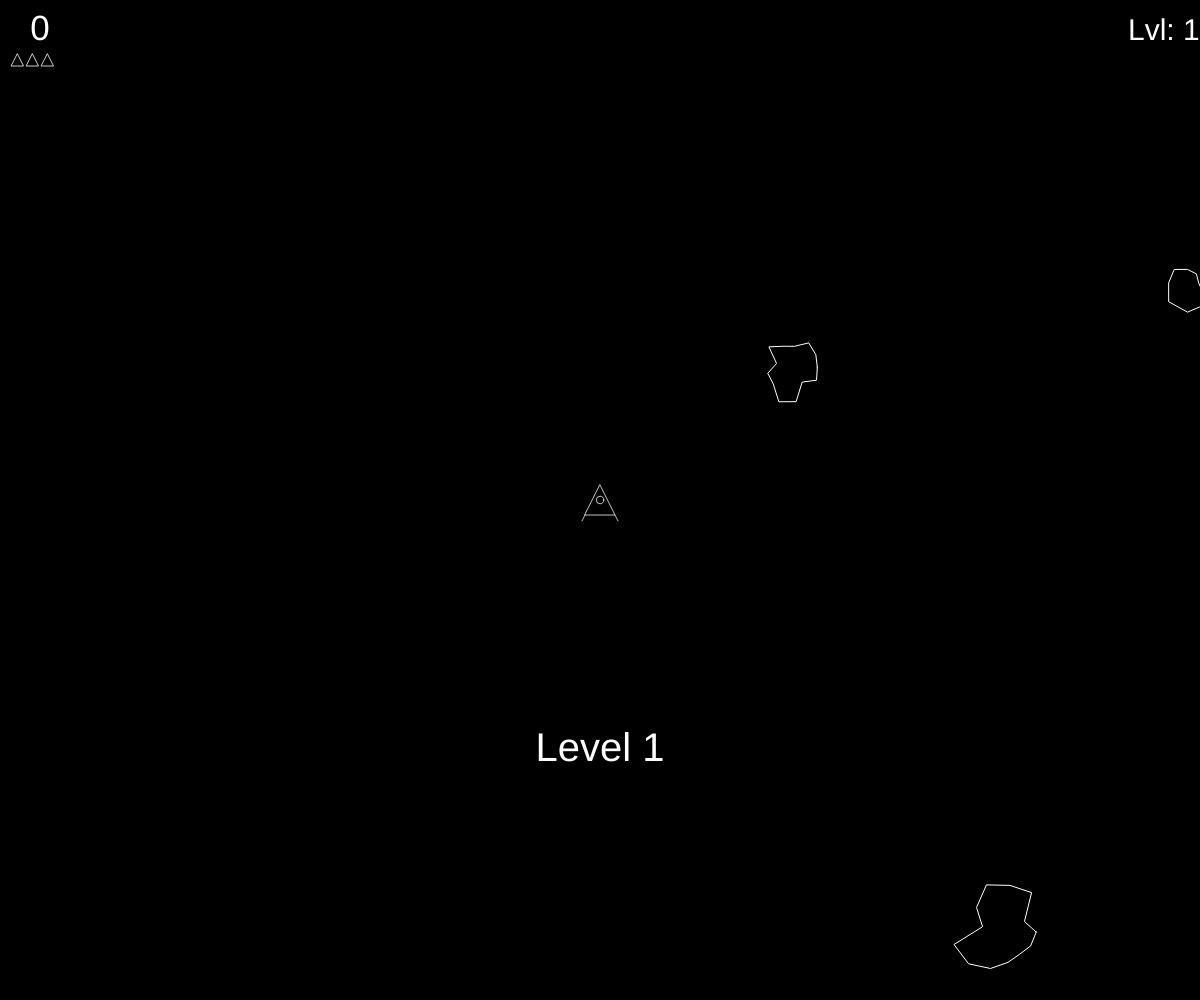
Frame 1 (no input)
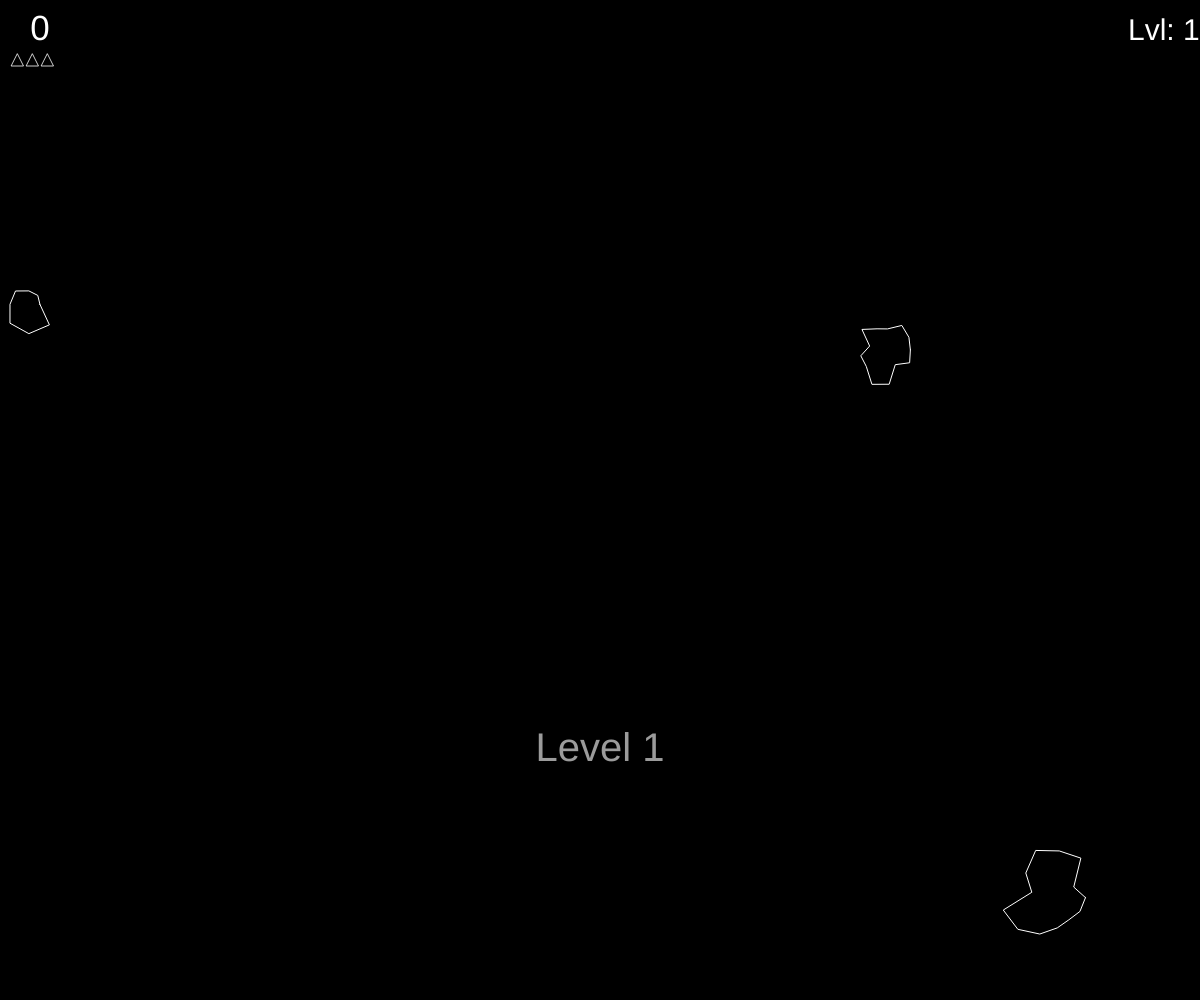
Frame 60 (no input)
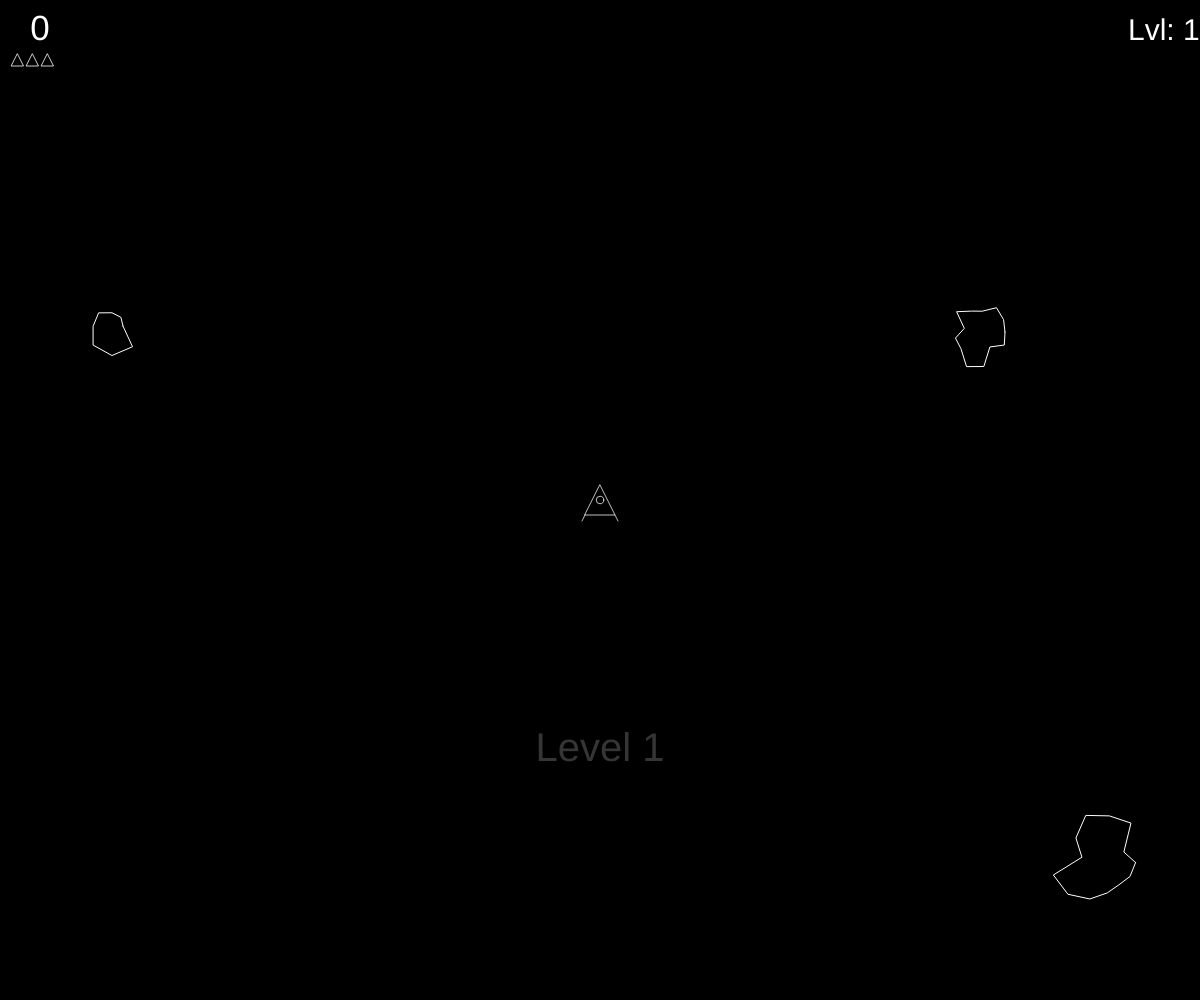
Frame 120 (the mouse pressed at the canvas centre since frame 60)

The p5.js sketch that drew these frames (run headless with seeded random() and noise() and a simulated clock; from frame 60 on, the mouse is pressed at the canvas centre):

// p5.js sketch
// ── sketch.js
var lasers = [];
var score = 0;
var CollidingPairs = [];
var SelectedBall = null;
isMouseLeft = false;
isMouseRight = false;
var offset;
var startTime, endTime;
var maxDiff = 0;
var timeDiff;
var level = 0;
var rightArrPressed = false;
var leftArrPressed = false;
// var shooting = false;
var GameIsOver = false;

const MAX_LIVES = 3;
MAX_HEALTH = 50
SHOW_BOUNDING = false; //show or hide collision bounding
const FPS = 60;
const SHOW_CENTER_CIRCLE = true;
SHOW_CURSOR = SHOW_BOUNDING;
CRITICAL_SPEED = 1;
var SHIP_INVISIBLE_TIME = 3; //time of invisibility in seconds
const SHIP_EXPLODE_TIME = 1; //1
const SHIP_BLINK_TIME = 0.2;
ASTEROIDS_NUM = 3;
// shootTime = 0;
const SHOOT_DELAY = 0.2; //0.2
const EXPLOSION_RADIUS = 3;
const TEXT_FADE_TIME = 2.5;
const TEXT_SIZE = 40;
const WAIT_FOR_ACTION_TIME = 3; 7
const UFO_SHOOT_DELAY = 0.5;

var levels, lives, asteroids, ship, ufo, Text, textAlpha;
asteroids = [];



function setup() {
  createCanvas(windowWidth, windowHeight);
  //set up the game parameters
  // ship = new Ship();
  // asteroids.push(ship);
  
  // ufo = new UFO(createVector(100, 100), 20, p5.Vector.random2D(), createVector(0, 0));
  // asteroids.push(ufo);
  // console.log(ufo);
  
  newGame();

  
  
  
  
  pixelDensity(1);
  frameRate(FPS);
  if(SHOW_CURSOR) {

  } else {
      noCursor();
  }
}

console.log(asteroids);

function draw() {
  startTime = performance.now();
  background(0);


  for (var i = lasers.length - 1; i >= 0; i--) {
    lasers[i].render();
    lasers[i].update();
    if (lasers[i].offscreen()){
      lasers.splice(i, 1);
    } else {
      for (var j = asteroids.length - 1; j >= 0; j--) {
        if(lasers[i].hits(asteroids[j])){
          if(asteroids[j].type == "Asteroid"){
            if(asteroids[j].r > 10){ 
            var newAsteroids = asteroids[j].breakup();
            asteroids = asteroids.concat(newAsteroids);
          }else{
            //increase the score
            score++;
          }
          asteroids.splice(j, 1);
          lasers.splice(i, 1);
          score++;
          } else if(asteroids[j].type == "UFO" && lasers[i].source != "fromUFO") {
            asteroids[j].health -= 10;
            if(asteroids[j].health <= 0) {
              asteroids.splice(j, 1);
            }
            lasers.splice(i, 1);
          } else if(asteroids[j].type == "Ship" && lasers[i].source != "fromShip") {
            if(!ship.invisible) {
              ship.health -= 35;
            }
            lasers.splice(i, 1);
          }
          
          break;
        }
      
      }
    }
  }

  for(var i = 0; i < asteroids.length; i++) {
    asteroids[i].render();
    asteroids[i].update();
    asteroids[i].edges();
    if(asteroids[i].type == "Ship") {
      asteroids[i].turn();
    } else if(asteroids[i].type == "UFO") {
      asteroids[i].navigate();
    }
  }
  // ufo.render();

  for (var i = 0; i < asteroids.length; i++) {
    if(asteroids[i] != ship){
      if (DoCirclesOverlap(ship.pos.x, ship.pos.y, ship.r + 1, asteroids[i].pos.x, asteroids[i].pos.y, asteroids[i].r)){
        if(ship.vel.copy().sub(asteroids[i].vel).mag() >= CRITICAL_SPEED && !ship.invisible){
          ship.health -= (ship.vel.copy().sub(asteroids[i].vel).mag() - CRITICAL_SPEED) * 5;
        }
      console.log("Ooops!")
      }
    }
  }
  if(ship.health <= 0){
    // ship.explode();
    // if(ship.timeToRevive <= 0){
    //   ship.resetShip();
    //   lives--;
    // console.log(asteroids);
    // console.log("NEW SHIP");
    // }
    
    ship.explode();
    console.log(asteroids);
    
    console.log(ship.timeToRevive);
    
    // asteroids.push(ship);
  }else {
    // ship.isDismiss = true;
    // ship.isExploding = true;
  }
     //Старое столкновение
  // for (var i = 0; i < asteroids.length; i++) {
  //   for( var j = 0; j < asteroids.length; j++){
  //     if(asteroids[i].hits(asteroids[j])){
  //       if(i != j){
  //         // rand = random();
  //         // if(rand <0.25){
  //           asteroids[i].vel = p5.Vector.random2D();
  //           let v = asteroids[i].vel.copy();
  //           asteroids[j].vel = v.mult(-1);
  //           // } while(пересечение векторов скоростей);
  //           console.log("collision");
          
        
        
  //       }
  //     }
  //   }
    
  // }

  //static collisions
  for (var i = 0; i < asteroids.length; i++) {
    for( var j = 0; j < asteroids.length; j++){
      if(i != j){
        if(DoCirclesOverlap(asteroids[i].pos.x, asteroids[i].pos.y, asteroids[i].r, asteroids[j].pos.x, asteroids[j].pos.y, asteroids[j].r)){
          if(((asteroids[i].type != "Ship") && (asteroids[j].type != "Ship") && ship.isExploding)){
              //Collision has occured
            if(CollidingPairs.lengt > 0){
              for(k = 0; k < CollidingPairs.length; k++) {
                if(CollidingPairs[k] != [asteroids[i], asteroids[j]]){
                newPair = [asteroids[i], asteroids[j]];
                // console.log(asteroids[i]);
                CollidingPairs.push(newPair);
                console.log("Пары: " + CollidingPairs);
                console.log("Астероиды: " + asteroids);
                }
              };
            } else {
              newPair = [asteroids[i], asteroids[j]];
              CollidingPairs.push(newPair);
            }
          
            
            console.log(CollidingPairs);
            //Distance between ball centers
            var distance = Math.sqrt((asteroids[i].pos.x - asteroids[j].pos.x) * (asteroids[i].pos.x - asteroids[j].pos.x) + (asteroids[i].pos.y - asteroids[j].pos.y)*(asteroids[i].pos.y - asteroids[j].pos.y));
            var overlap = 0.5 * (distance - asteroids[i].r - asteroids[j].r);

            //Displace current ball
            asteroids[i].pos.x -= overlap * (asteroids[i].pos.x - asteroids[j].pos.x) / distance;
            asteroids[i].pos.y -= overlap * (asteroids[i].pos.y - asteroids[j].pos.y) / distance;
            
            //Displace target ball
            asteroids[j].pos.x += overlap * (asteroids[i].pos.x - asteroids[j].pos.x) / distance;
            asteroids[j].pos.y += overlap * (asteroids[i].pos.y - asteroids[j].pos.y) / distance;
            console.log("collision");
          } else if(!ship.isExploding){
              //Collision has occured
              if(CollidingPairs.lengt > 0){
                for(k = 0; k < CollidingPairs.length; k++) {
                  if(CollidingPairs[k] != [asteroids[i], asteroids[j]]){
                  newPair = [asteroids[i], asteroids[j]];
                  // console.log(asteroids[i]);
                  CollidingPairs.push(newPair);
                  console.log("Пары: " + CollidingPairs);
                  console.log("Астероиды: " + asteroids);
                  }
                };
              } else {
                newPair = [asteroids[i], asteroids[j]];
                CollidingPairs.push(newPair);
              }
            
              
              console.log(CollidingPairs);
              //Distance between ball centers
              var distance = Math.sqrt((asteroids[i].pos.x - asteroids[j].pos.x) * (asteroids[i].pos.x - asteroids[j].pos.x) + (asteroids[i].pos.y - asteroids[j].pos.y)*(asteroids[i].pos.y - asteroids[j].pos.y));
              var overlap = 0.5 * (distance - asteroids[i].r - asteroids[j].r);
  
              //Displace current ball
              asteroids[i].pos.x -= overlap * (asteroids[i].pos.x - asteroids[j].pos.x) / distance;
              asteroids[i].pos.y -= overlap * (asteroids[i].pos.y - asteroids[j].pos.y) / distance;
              
              //Displace target ball
              asteroids[j].pos.x += overlap * (asteroids[i].pos.x - asteroids[j].pos.x) / distance;
              asteroids[j].pos.y += overlap * (asteroids[i].pos.y - asteroids[j].pos.y) / distance;
              console.log("collision");
          }
        }
      }
    }
  }
if(CollidingPairs.length > 0){
  for(i = CollidingPairs.length - 1; i >= 0; i--){
    b1 = CollidingPairs[i][0];
    b2 = CollidingPairs[i][1];

    //distance between balls
    distance = sqrt((b1.pos.x - b2.pos.x) * (b1.pos.x - b2.pos.x) + (b1.pos.y - b2.pos.y) * (b1.pos.y - b2.pos.y));

    //normal
    nx = (b2.pos.x - b1.pos.x) / distance;
    ny = (b2.pos.y - b1.pos.y) / distance;

    //tangent
    tx = -ny;
    ty = nx;

    //dot product tangent
    dpTan1 = b1.vel.x * tx + b1.vel.y * ty;
    dpTan2 = b2.vel.x * tx + b2.vel.y * ty;

    //dot product normal
    dpNorm1 = b1.vel.x * nx + b1.vel.y * ny;
    dpNorm2 = b2.vel.x * nx + b2.vel.y * ny;

    //conservation of momentum in 1D
    m1 = (dpNorm1 * (b1.mass - b2.mass) + 2 * b2.mass * dpNorm2) / (b1.mass + b2.mass);
    m2 = (dpNorm2 * (b2.mass - b1.mass) + 2 * b1.mass * dpNorm1) / (b1.mass + b2.mass);

    CollidingPairs[i][0].vel = createVector(tx * dpTan1 + nx * m1, ty * dpTan1 + ny * m1);
    CollidingPairs[i][1].vel = createVector(tx * dpTan2 + nx * m2, ty * dpTan2 + ny * m2);
  }
}
  
  for(i = CollidingPairs.length - 1; i >= 0; i--){
    // console.log(CollidingPairs);
    if(SHOW_BOUNDING){
      push()
      stroke(255, 127)
      strokeWeight(4);
      fill(50);
      line(CollidingPairs[i][0].pos.x, CollidingPairs[i][0].pos.y, CollidingPairs[i][1].pos.x, CollidingPairs[i][1].pos.y);
      pop();
    }
    if(!DoCirclesOverlap(CollidingPairs[i][0], CollidingPairs[i][1])){
      CollidingPairs.splice(i, 1);
    }
    // CollidingPairs.splice(i,1);
    // console.log("pairs exist");
    // console.log(CollidingPairs);
    
  }


  


  // console.log(lasers.length);

  // if(ship.isDismiss == false){
    // ship.render();
    // if(ship != undefined) {
    //   ship.turn();
    // }
    
    // ship.update();
    // ship.edges();
  // }
 
  if(textAlpha >= 0) {
    push()
    fill(255, textAlpha * 255);
    textSize(TEXT_SIZE);
    textAlign(CENTER, CENTER);
    stroke(0);
    strokeWeight(2);
    text(Text, width / 2, height * 0.75);
    pop();
    textAlpha -= 1 / TEXT_FADE_TIME / FPS;
  }
  
  if(asteroids.length == 0 + 1){
    if(level <= 20){
      level++;
    newLevel();
    } else {
      gameover(); 
      push();
      fill(255);
      textSize(windowWidth * 0.02);
      stroke(0);
      strokeWeight(2);
      textAlign(CENTER, CENTER);
      text("You are machine, robot and so so lucky and skill!\n"  +  "I love you, because your score is " + score + ". And this is INCREDIBLE!", width / 2, height / 2 + 120);
      pop();
    }
  }
  if(lives <= 0){
    gameover();
  }
  
  //level counter
  push();
  textSize(windowHeight * 0.03);
  fill(255);
  text("Lvl: " + (level + 1), width - width * 0.06, 40);
  pop();


  push();
  textSize(35);
  fill(255);
  textAlign(CENTER, CENTER);
  text(score, 40, 30); //Score counter
  pop();

  //lives counter
  push();
  var lifeColour;
  translate((MAX_LIVES * 0.5 * ship.r) + (lives * -ship.r * 0.5) + 0.5*ship.r + 10, 60);
  for (i = 0; i < lives; i++) {
    lifeColour = ship.isExploding && i == lives -1 ? "red" : "black";
    push();
    translate(ship.r * i, 0);
    fill(lifeColour);
    // console.log(lifeColour);
    stroke(255);
    strokeWeight(2);
    scale(0.4);
    triangle(-ship.r, ship.r, ship.r, ship.r, 0, -ship.r);
    pop();
  }
  pop()

      //second version
  // push();
  // var lifeColour;
  // translate(10, 60);
  // scale(0.6);
  // translate((MAX_LIVES * ship.r) + (lives * -ship.r) + ship.r, 0);
  // for (i = 0; i < lives; i++) {
  //   lifeColour = ship.isExploding && i == lives -1 ? "red" : "black";
  //   push();
  //   translate(ship.r * 2 * i, 0);
  //   fill(lifeColour);
  //   // console.log(lifeColour);
  //   stroke(255);
  //   strokeWeight(2);
  //   triangle(-ship.r, ship.r, ship.r, ship.r, 0, -ship.r);
  //   pop();
  // }
  // pop()
  // shootTime--;
  // if(shooting) {
    
  //   if(shootTime <= 0) {
  //     lasers.push(new Laser(ship.pos, ship.heading));
  //     shootTime = SHOOT_DELAY * FPS;
  //   }
  // }

  if(isMouseLeft){
    if(SelectedBall != null){
      SelectedBall.pos = createVector(mouseX, mouseY);
      SelectedBall.pos.add(offset);
    }
  }

  if(isMouseRight == true){
    if(SelectedBall != null){
      push();
      // stroke(200, 100, 0);
      // translate(SelectedBall.pos.x, SelectedBall.pos.y);
      drawArrow(createVector(mouseX, mouseY), createVector(SelectedBall.pos.x - mouseX, SelectedBall.pos.y - mouseY), "blue");
      pop();
    }
  }

  endTime = performance.now();
  var timeDiff = endTime - startTime; //in ms 
  timeDiff /= 1000; 

  if(SHOW_BOUNDING){
    push();
    textSize(35);
    fill(255);
    textAlign(LEFT);
    text(timeDiff, windowWidth - 400, 40); //Elapsed time counter
    pop();
  
    push()
    textAlign(RIGHT);
    textSize(35);
    fill(255);
    text(maxDiff, windowWidth, 80);
    pop();
  }
  
  
  if(timeDiff > maxDiff){
    maxDiff = timeDiff;
  }
};

function DoCirclesOverlap(x1, y1, r1, x2, y2, r2){
  return Math.abs((x1 - x2)*(x1-x2) + (y1 - y2)*(y1-y2)) <= (r1+r2)*(r1+r2);
};

function newGame() {
  GameIsOver = false;
  level = 0;
  lives = MAX_LIVES;
  score = 0;
  // ship.resetShip();
  // ship.pos = createVector(width / 2, height / 2);
  // asteroids.push(ship); 
  asteroids.length = 0;

  ship = new Ship();
  asteroids.push(ship);

  // ufo = new UFO(createVector(100, 100), 20, p5.Vector.random2D(), createVector(0, 0));
  // asteroids.push(ufo);
  // console.log(ufo);
  
  // for(i = asteroids.length; i >= 0; i--) {
  //   console.log(asteroids[i]);
  //   if(asteroids[i].id != "ship") {
  //     asteroids.splice(i, 1);
  //   };
  // };
  newLevel();
  
};

function newLevel() {
  Text = "Level " + (level + 1);
  textAlpha = 1;
  createAsteroidBelt();
};

function createAsteroidBelt() {
  for(var i = 0; i < ASTEROIDS_NUM + level; i++){
    do{
      roid = new Asteroid();
      roid.pos = createVector(random(width), random(height));
    } while(dist(ship.pos.x, ship.pos.y, roid.pos.x, roid.pos.y) < roid.r * 2 + ship.r);
    asteroids.push(roid);
  }
  if((level + 1) % 2 == 0) {
    asteroids.push(new UFO(1));
  }
   if((level + 1) % 3 == 0) {
    asteroids.push(new UFO(0));
  }
}

function gameover(){
  GameIsOver = true;

  push();
  textSize(windowWidth * 0.1);
  fill(255);
  stroke(0);
  strokeWeight(4);
  textAlign(CENTER, CENTER);
  text("GAME OVER",0 , height/2, width);
  pop();
  
  
  push();
  fill(255);
  textSize(windowWidth * 0.02);
  stroke(0);
  strokeWeight(2);
  textAlign(CENTER, CENTER);
  text("Press SPACE to begin new game", width / 2, height / 2 - 100);
  pop();
};


function keyReleased() {
  if (keyCode == RIGHT_ARROW) {
    rightArrPressed = false;
    ship.setRotation(0);
  } else if (keyCode == LEFT_ARROW) {
    leftArrPressed = false;
    ship.setRotation(0);
  }else if (keyCode == UP_ARROW) {
    ship.boosting(false);
  } else if(key == " ") {
    ship.shooting = false;
  }
  
  if(rightArrPressed){
    ship.setRotation(0.1);
  }
  if(leftArrPressed){
    ship.setRotation(-0.1);
  }
  return false;
  
};

function keyPressed() {
  if(key == " "){
    if(ship.isExploding == false){
      ship.shooting = true;
      // lasers.push(new Laser(ship.pos, ship.heading));
    }
    if(GameIsOver) {
      newGame();
      // ship.resetShip;
    }
  } else if (keyCode == RIGHT_ARROW) {
    rightArrPressed = true;
    ship.setRotation(0.1);
  } else if (keyCode == LEFT_ARROW) {
    leftArrPressed = true;
    ship.setRotation(-0.1);
  } else if (keyCode == UP_ARROW) {
    ship.boosting(true);
  } else if (keyCode ==76){ //asteroid cheat 'L'
  for(i = asteroids.length; i >= 0; i--) {
    if(asteroids[i] != ship) {
      asteroids.splice(i, 1);
    };
  };
  } else if (keyCode ==114){ //turn bounding 'F3'
    SHOW_BOUNDING = !SHOW_BOUNDING;
    SHOW_CURSOR = !SHOW_CURSOR;
    // console.log(SHOW_BOUNDING);
    // console.log(SHOW_CURSOR);
  }
  if(SHOW_CURSOR == true){
    cursor(ARROW);
  } else {
    noCursor();
  }
  return false;
};

function windowResized() {
  resizeCanvas(windowWidth, windowHeight);
};

function drawArrow(base, vec, myColor) {
  push();
  stroke(myColor);
  strokeWeight(3);
  fill(myColor);
  translate(base.x, base.y);
  line(0, 0, vec.x, vec.y);
  rotate(vec.heading());
  let arrowSize = 7;
  translate(vec.mag() - arrowSize, 0);
  triangle(0, arrowSize / 2, 0, -arrowSize / 2, arrowSize, 0);
  pop();
};

function IsPointInCircle(x1, y1, r1, px, py){
  return Math.abs((x1 - px)*(x1-px) + (y1 - py)*(y1-py)) < (r1*r1);
};

function mousePressed(){
  switch (mouseButton){
    case LEFT:
      isMouseLeft = true;
      break;
      case RIGHT:
      isMouseRight = true;
      break;
  };

  if(mouseButton === LEFT || mouseButton === RIGHT){
    for(i = 0; i < asteroids.length; i++){
      if(IsPointInCircle(asteroids[i].pos.x, asteroids[i].pos.y, asteroids[i].r, mouseX, mouseY)){
        SelectedBall = asteroids[i];
        offset = createVector(asteroids[i].pos.x - mouseX, asteroids[i].pos.y - mouseY);
      }
    }
  }
};

function mouseReleased(){
  console.log("Выделенный " + SelectedBall.r);
  switch(mouseButton){
    case RIGHT:
      isMouseRight = false;
      if(SelectedBall != null){
        SelectedBall.acc.add(createVector(-(mouseX - SelectedBall.pos.x), -(mouseY - SelectedBall.pos.y)).div(FPS*4));
        SelectedBall = null;
      }
      break;
    case LEFT:
      isMouseLeft = false;
      SelectedBall = null;
      break;
  }
};
// ── asteroid.js
function Asteroid(pos, d, vel, acc) {
  this.type = "Asteroid";
  if(d){
    this.r = d * 0.5;
  }else{
    this.r = random(15, 50);
  }
  

  this.mass = PI * this.r * this.r;

  if(pos){
    this.pos = pos.copy();
  } else {
    do{
      this.pos = createVector(random(width), random(height));
    } while(dist(ship.pos.x, ship.pos.y, this.pos.x, this.pos.y) < this.r * 2 + ship.r);
  }
  
  if(vel){
    this.vel = vel.copy();
  }else{
    lvlMult = 1 + 0.1 * level;
    this.vel = p5.Vector.random2D();
    this.vel.mult(random(0.5, 2));
    this.vel.mult(lvlMult);
  }

  if(acc){
    this.acc = acc.copy();
  }else{
    this.acc = createVector(0, 0);
  }
  
  
  this.total = floor(random(5, 15));
  this.offset = [];
  for (var i = 0; i < this.total; i++) {
    this.offset[i] = random(-this.r*0.5, this.r*0.5);
  }

  
  this.update = function(){
    this.pos.add(this.vel);
    this.vel.add(this.acc);

    this.acc.mult(0.8);
  }


  this.render = function() {
    push();
    stroke(255);
    noFill();
    translate(this.pos.x, this.pos.y)
    // ellipse(0, 0, this.r * 2)
    beginShape()
    for (var i = 0; i < this.total; i++) {
      var angle = map(i, 0, this.total, 0, TWO_PI);
      var r = this.r + this.offset[i];
      var x = r * cos(angle);
      var y = r * sin(angle);
      vertex(x, y);
    }
    endShape(CLOSE);
    if(SHOW_BOUNDING){
      stroke(0, 225, 0);
      noFill();
      ellipse(0, 0 , this.r * 2);
    }
    pop();
    if(SHOW_BOUNDING){
      velo = this.vel.copy();
      drawArrow(this.pos, velo.mult(this.r), 'red');
      // push();
      // translate(this.pos.x, this.pos.y);
      // stroke('red');
      // strokeWeight(3);
      // line(0, 0, this.vel.x * this.r, this.vel.y * this.r);
      // pop();

      push();
      stroke(0, 225, 0);
      fill(255);
      text("v - " + this.vel.mag().toFixed(2), this.pos.x + this.r, this.pos.y + this.r);
      pop();
    }
  }

  

  this.breakup = function(){
    var newA = [];
    var newPosA = this.pos.copy();
    var newPosA = this.pos.copy();
    var newVelA = this.vel.copy().rotate(45);
    var newVelB = this.vel.copy().rotate(-45);
    console.log(newVelA, newVelB);
    newA[0] = new Asteroid(newPosA.add(-(4 + this.r), 0), this.r, newVelA);
    newA[1] = new Asteroid(newPosA.add(4 + this.r, 0), this.r, newVelB);
    return newA;
  }

  this.edges = function() {
    if (this.pos.x > width + this.r) {
      this.pos.x = -this.r;
    } else if (this.pos.x < -this.r) {
      this.pos.x = width + this.r;
    }
    if (this.pos.y > height + this.r) {
      this.pos.y = -this.r;
    } else if (this.pos.y < -this.r) {
      this.pos.y = height + this.r;
    }
  }
  this.hits = function(ast){
    var d = dist(this.pos.x, this.pos.y, ast.pos.x, ast.pos.y);
    if(d < this.r + ast.r){
        return true;
        console.log("HIT!");
    } else {
        return false;
    }
  }

 
}

// ── laser.js
function Laser(spos, angle, source){
    this.pos = createVector(spos.x, spos.y);
    this.vel = p5.Vector.fromAngle(angle);
    this.vel.mult(10);
    this.source = source;

    this.update = function(){
        this.pos.add(this.vel);
    }

    this.render = function(){
        push();
        stroke(255);
        strokeWeight(4);
        point(this.pos.x, this.pos.y);
        pop();
    }

    this.hits = function(asteroid){
        var d = dist(this.pos.x, this.pos.y, asteroid.pos.x, asteroid.pos.y)
        if(d < asteroid.r){
            return true;
            // console.log("HIT!");
        } else {
            return false;
        }
    }
    this.offscreen = function() {
        if (this.pos.x > width || this.pos.x < 0) {
            return true;
        } 
        if (this.pos.y > height || this.pos.y < 0) {
            return true;
        }
        return false;
      }
}
// ── ship.js
function Ship() {
  this.type = "Ship";
  this.pos = createVector(width / 2, height / 2);
  this.r = 15;
  this.mass = this.r * this.r * PI;
  this.heading = -PI / 2;
  this.rotation = 0;
  this.vel = createVector(0, 0);
  this.acc = createVector(0, 0);
  this.isBoosting = false;
  // this.isDismiss = false;
  this.isExploding = false;
  this.isRender = true;
  this.health = 50;
  this.invisibility = Math.ceil(SHIP_INVISIBLE_TIME / SHIP_BLINK_TIME);
  this.invisible = false;
  this.timeToRevive = 0;
  this.blinkTime = SHIP_BLINK_TIME * FPS;
  this.shooting = false;
  this.shootTime = 0;
  
  this.boosting = function(b) {
    this.isBoosting = b;
  }


  this.update = function() {
    if(this.invisibility > 0) {
      this.blinkTime--;
      if(this.blinkTime == 0){
        this.invisibility--;
        this.blinkTime = SHIP_BLINK_TIME * FPS;
      }
      this.invisible = true;
      this.isRender = this.invisibility % 2 == 0;
    } else {
      this.invisible = false;
      this.isRender = true;
      // console.log("JFGHGMKHVS");
    }

    
    if (this.isBoosting) {
      this.boost();
    }
    // if(!this.isExploding){
      this.pos.add(this.vel);
    // }

    
    this.vel.add(this.acc);
    this.vel.mult(0.995);
    this.acc.mult(0.9);
    

    if(this.vel.x < 0.001 && this.vel.x > -0.001){
      this.vel.x = 0;
    }
    if(this.vel.y < 0.001 && this.vel.y > -0.001){
      this.vel.y = 0;
    }

    this.timeToRevive--;
    if(this.timeToRevive <= 0 && this.isExploding) {
      if(lives <= 0 && this.timeToRevive <= 0) {
        this.isRender = false;
      } ;
      lives--;
      if(lives > 0){
        console.log("RESET");
        // this.isExploding = false;
        console.log("RESET2");
        this.resetShip();
      }
      
      
    }

    this.shootTime--;
    console.log(this.shootTime);

    if(this.shooting) {
      this.shoot()
    } else {
      this.shootTime = 0;
    }
  }

  this.shoot = function() {
    if(!this.isExploding) {
      if(this.shootTime <= 0) {
        lasers.push(new Laser(ship.pos, ship.heading, "fromShip"));
        this.shootTime = SHOOT_DELAY * FPS;
      }
    }
    
  }
  
  this.boost = function() {
    if(!this.isExploding){
      var force = p5.Vector.fromAngle(this.heading);
      force.mult(0.15); //0.1
      this.vel.add(force);
    }
    
  }

this.hits = function(asteroid){
  if(asteroid != ship){
    var d = dist(this.pos.x, this.pos.y, asteroid.pos.x, asteroid.pos.y)
  if(d <= this.r + asteroid.r){
    // this.explode;
    return true;
    
  } else {
    return false;
  }
  }
  
}

  this.explode = function() {
    if(!this.isExploding) {
      this.timeToRevive = Math.ceil(SHIP_EXPLODE_TIME * FPS);
      this.isExploding = true;
    }
  }

  this.render = function() {
    if(this.isRender == true){
    push();
    translate(this.pos.x, this.pos.y);
    rotate(this.heading + PI / 2);
    if(this.isExploding == false){
      push();
      fill(255- map(this.health, 0, MAX_HEALTH, 0, 255), 0, 0);
      stroke(255);
      strokeWeight(this.r / 20);
      triangle(-this.r, this.r, this.r, this.r, 0, -this.r);

      push()
      translate(-this.r, this.r);
      leftTail = createVector(-this.r * 0.5, this.r);
      leftTail.mult(0.4);
      line(0, 0, leftTail.x, leftTail.y);
      pop();

      push()
      translate(this.r, this.r);
      rightTail = createVector(this.r * 0.5, this.r);
      rightTail.mult(0.4);
      line(0, 0, rightTail.x, rightTail.y);
      pop();


      if(SHOW_CENTER_CIRCLE == true){
        ellipse(0, 0, this.r * 0.5);
        // console.log("RENDER");
      }
      if(this.isBoosting == true){
        push();
        // translate(this.pos.x, this.pos.y);
        // rotate(this.heading + PI / 2);
        // fill(50);
        
        if(random() < 0.5){  //можно было просто каждый кадр менять значение на обратное и всё
          fill(100, 50, 30);
          strokeWeight(1);
          stroke(200, 200, 0);
        } else {
          fill(0);
          noStroke();
        }
        
        
        triangle(-this.r * 0.5, this.r, this.r * 0.5, this.r, 0, this.r*2);
        pop();
        console.log(this.isBoosting);
      }
      pop()
    } else {
      push();
      noStroke();
      scale(1.5);
      if(this.timeToRevive / Math.ceil(SHIP_EXPLODE_TIME * FPS) * 100 < 7){
      fill(139, 0, 0);
      ellipse(0, 0 , this.r * EXPLOSION_RADIUS * 1.7);
      }
      if(this.timeToRevive / Math.ceil(SHIP_EXPLODE_TIME * FPS) * 100 < 35){
      fill(255, 0, 0);
      ellipse(0, 0 , this.r * EXPLOSION_RADIUS * 1.4);
      }
      if(this.timeToRevive / Math.ceil(SHIP_EXPLODE_TIME * FPS) * 100 < 60){
      fill(255, 165, 0);
      ellipse(0, 0 , this.r * EXPLOSION_RADIUS * 1.1);
      }
      if(this.timeToRevive / Math.ceil(SHIP_EXPLODE_TIME * FPS) * 100 < 85){
      fill(255, 255, 0);
      ellipse(0, 0 , this.r * EXPLOSION_RADIUS * 0.8);
      }
      if(this.timeToRevive / Math.ceil(SHIP_EXPLODE_TIME * FPS) * 100 < 99){
        fill(255, 255, 255);
      ellipse(0, 0 , this.r * EXPLOSION_RADIUS * 0.5);
      }
      pop();
    }
    pop();
  
  if(SHOW_BOUNDING){
    push();
    translate(this.pos.x, this.pos.y);
    stroke(0, 225, 0);
    noFill();
    ellipse(0, 0 , this.r * 2);
    pop();

    velo = this.vel.copy();
    drawArrow(this.pos, velo.mult(this.r), 'red');
    
    push();
    stroke(0, 225, 0);
    fill(255);
    text("v - " + this.vel.mag().toFixed(2), this.pos.x + this.r, this.pos.y + this.r);
    pop();
  }
  // pop()
  } 

  this.edges = function() {
    if (this.pos.x > width + this.r) {
      this.pos.x = -this.r;
    } else if (this.pos.x < -this.r) {
      this.pos.x = width + this.r;
    }
    if (this.pos.y > height + this.r) {
      this.pos.y = -this.r;
    } else if (this.pos.y < -this.r) {
      this.pos.y = height + this.r;
    }
  }


  this.setRotation = function(a) {
    this.rotation = a * 0.66;
  }

  this.turn = function() {
    if(!this.isExploding){
      this.heading += this.rotation;
    }
  }
}

this.resetShip = function() {
  console.log("RESET2");
  this.type = "Ship";
  this.pos = createVector(width / 2, height / 2);
  this.r = 15;
  this.mass = this.r * this.r * PI;
  this.heading = -PI / 2;
  this.rotation = 0;
  this.vel = createVector(0, 0);
  this.acc = createVector(0, 0);
  this.isBoosting = false;
  // this.isDismiss = false;
  this.isExploding = false;
  this.isRender = true;
  this.health = 50;
  this.invisibility = Math.ceil(SHIP_INVISIBLE_TIME / SHIP_BLINK_TIME);
  this.invisible = false;
  this.timeToRevive = 0;
  this.blinkTime = SHIP_BLINK_TIME * FPS;
  this.shooting = false;
  this.shootTime = 0;
}
}
// ── ufo.js
//Инопланетянка - инопланетянин + тарелка
function UFO(size, pos, r, vel, acc) {
    if(size) {
      this.size = size;
    } else {
      this.size = 1;
    }
  
    if(this.size = 0) {
      this.damage = 35;
    } else if(this.size = 1) {
      this.damage = 20;
    }
    this.type = "UFO";
    if(r) {
        this.r = r;
    } else {
      this.r = random(13, 17) * (size + 1); //20-25 pixels
    };
    if(pos) {
      this.pos = pos.copy();
    } else {
      if(random() < 0.5) {
        x = width + this.r;
      } else {
        x = 0 - this.r;
      }
      y = random(0, height);
      this.pos = createVector(x, y);
    };
    if(vel) {
        this.vel = vel.copy();
    } else {
      this.vel = p5.Vector.random2D();
    };
    if(acc) {
        this.acc = acc.copy();
    } else {
      this.acc = createVector(0, 0);
    };
    
    this.mass = PI * this.r * this.r;
    
    this.shooting = false;
    this.shootTime = 0;
    this.waitTime = 0;
    this.health = 30;

    this.update = function() {
        this.pos.add(this.vel);
        this.vel.add(this.acc);
        this.acc.mult(0.01);

        if(this.vel.mag() >= 4) {
          this.acc.sub(this.vel.copy().mult(0.8));
        }
    }

    this.render = function() {
        push();
        stroke(255);
        translate(this.pos.x, this.pos.y);
        fill(map(this.health, 0, 30, 255, 0), 0, 0);
        beginShape();
        vertex(-this.r, 0);
        vertex(-this.r * 0.5, -this.r * 0.5);
        vertex(-this.r * 0.25, -this.r);
        vertex(this.r * 0.25, -this.r);
        vertex(this.r * 0.5, - this.r * 0.5);
        vertex(this.r, 0);
        vertex(this.r * 0.5, this.r * 0.5);
        vertex(-this.r * 0.5, this.r * 0.5);
        endShape(CLOSE);
        pop();

        if(SHOW_BOUNDING) {
            push();
            stroke(0, 255, 0);
            noFill();
            ellipse(this.pos.x, this.pos.y, this.r * 2);
            pop();

            drawArrow(this.pos, this.vel.copy().mult(this.r), 'red');

            push();
            stroke(0, 225, 0);
            fill(255);
            text("size: " + this.size, this.pos.x + this.r, this.pos.y + this.r);
            text("r: " + this.r.toFixed(2), this.pos.x + this.r, this.pos.y + this.r + 10);
            pop();
        }
        console.log("UFO RENDER");
    }

    this.edges = function() {
        if (this.pos.x > width + this.r) {
          this.pos.x = -this.r;
        } else if (this.pos.x < -this.r) {
          this.pos.x = width + this.r;
        }
        if (this.pos.y > height + this.r) {
          this.pos.y = -this.r;
        } else if (this.pos.y < -this.r) {
          this.pos.y = height + this.r;
        }
      }

    this.shoot = function() {
      this.shootTime--;
      if(this.shootTime <= 0) {
        posi = ship.pos.copy();
        posi.sub(this.pos);
        lasers.push(new Laser(this.pos, posi.heading(), "fromUFO"));
        this.shootTime = UFO_SHOOT_DELAY * FPS;
        console.log("SHOOTING");
      }
    }

    this.navigate = function() {
      if(dist(this.pos.x, this.pos.y, ship.pos.x, ship.pos.y) <= 300) {
        this.shoot();
      } else {
        this.waitTime--;
        if(this.waitTime <= 0) {
          this.acc.add(createVector(ship.pos.x - this.pos.x, ship.pos.y - this.pos.y).normalize().mult(this.vel.mag() * 2));
          // this.acc.add(p5.Vector.random2D());
          this.waitTime = WAIT_FOR_ACTION_TIME * FPS;
        }
      }
    }
}
